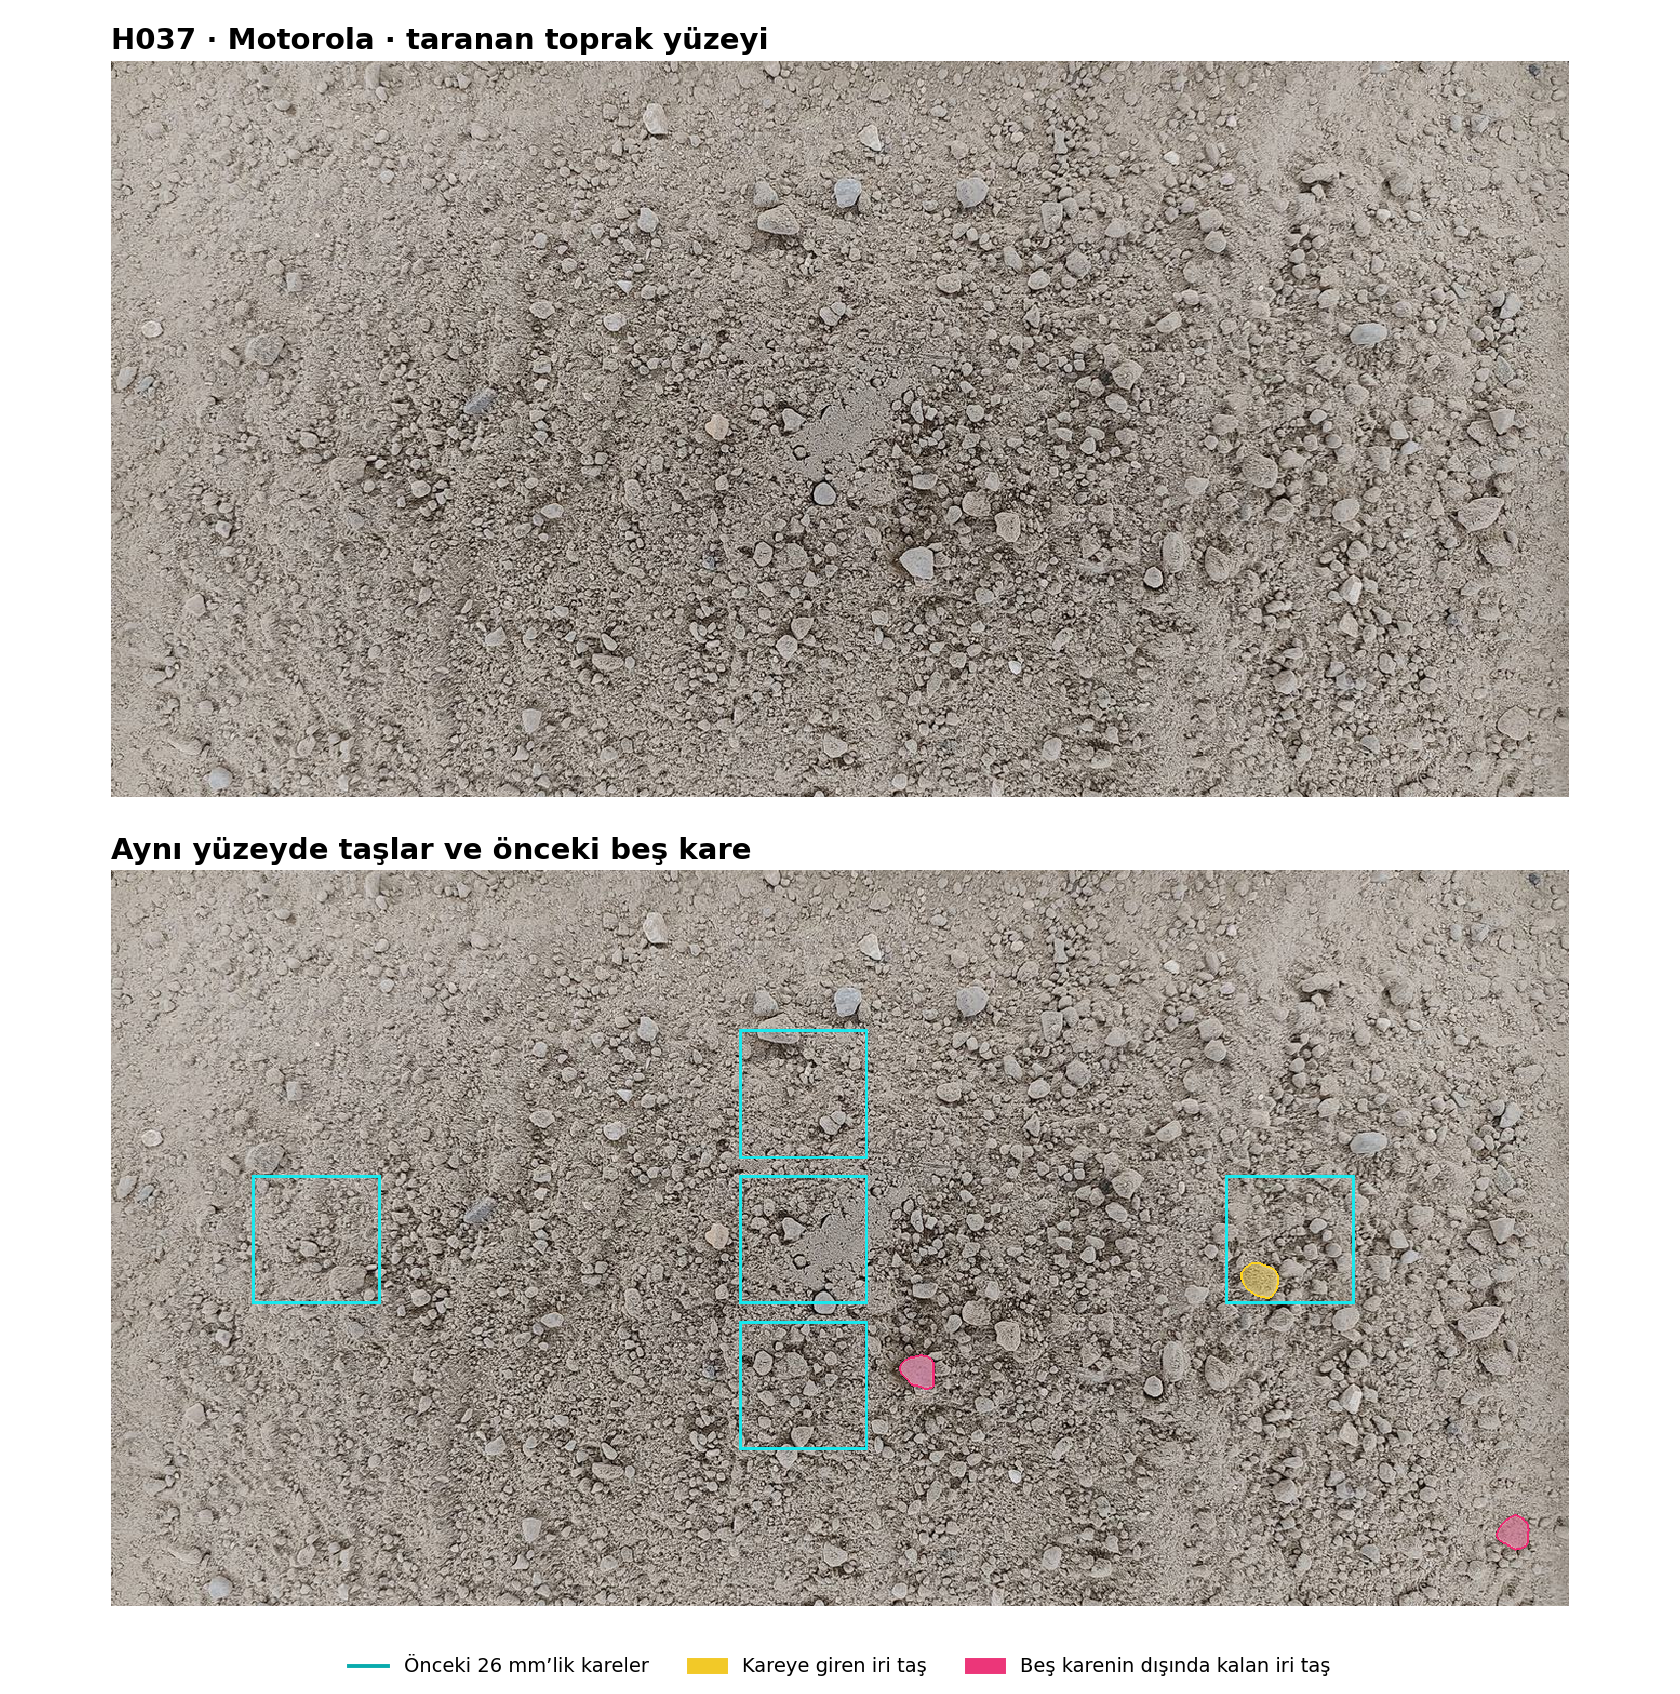

Python code for this plot:
"""H037 ilk Motorola çekiminde tam toprak kadrajı ile eski beş karenin kapsamı."""
import argparse

import numpy as np
import pandas as pd
from PIL import Image, ImageOps
from skimage.measure import regionprops

import iri_tas_kalan_doku as prev

ig = prev.ig
STEM = "h037_tam_yuzey"
ARCHIVE = ig.out / f"{STEM}_maske.npz"


def surface():
    row = prev.photos().loc[prev.H037]
    box = pd.read_csv(ig.out / "dinov2_hiyerarsik_kadrajlar.csv").set_index("file").loc[prev.H037]
    with Image.open(row.path) as image:
        photo = ImageOps.exif_transpose(image).convert("RGB")
    w, h = photo.size
    assert w < h and (h, w) == (box.width, box.height)
    native_box = (w - box.bottom, box.left, w - box.top, box.right)
    ref, base = ig.gsd.PHONES[row.phone]
    ppm = base * max(w, h) / ref
    roi = photo.crop(native_box)
    shape = tuple(round(size * ig.PPM / ppm) for size in roi.size)
    rgb = np.asarray(roi.resize(shape, Image.Resampling.LANCZOS))
    return row, photo, native_box, ppm, rgb


def infer():
    row, _, box, _, rgb = surface()
    model = ig.load_model(prev.near.WEIGHTS)
    print("Full surface (native orientation)", rgb.shape, flush=True)
    mask, *_ = model.eval(rgb, batch_size=1, bsize=256, flow_threshold=.4, cellprob_threshold=0.)
    assert mask.shape == rgb.shape[:2] and mask.min() >= 0 and mask.max() <= 65535
    tmp = ARCHIVE.with_suffix(".tmp.npz")
    np.savez_compressed(tmp, photo_name=row.file, box=box, mask=mask.astype(np.uint16))
    tmp.replace(ARCHIVE)
    print("Full surface saved; instances", mask.max(), flush=True)


def previous_areas(row, photo, box, ppm, shape):
    """Project the archived 234 px patches onto the full surface using pixel centers."""
    w, h = photo.size
    left, top, right, bottom = box
    height, width = shape
    xx = left + (np.arange(width) + .5) * (right-left) / width
    yy = top + (np.arange(height) + .5) * (bottom-top) / height
    patch_side = round(ig.SIDE_MM * ppm)
    squares = np.zeros(shape, dtype=np.uint8)
    old = np.zeros(shape, dtype=np.uint16)
    with np.load(prev.ARCHIVE) as archive:
        patches = archive[row.file]
    next_id = 1
    for idx, ((_, (dx, dy)), patch) in enumerate(zip(prev.fields(row), patches), 1):
        x0 = (w - patch_side) // 2 + round(dx * ppm)
        y0 = (h - patch_side) // 2 + round(dy * ppm)
        px = np.floor((xx - x0) * ig.SIDE / patch_side).astype(int)
        py = np.floor((yy - y0) * ig.SIDE / patch_side).astype(int)
        valid = ((0 <= py) & (py < ig.SIDE))[:, None] & ((0 <= px) & (px < ig.SIDE))[None, :]
        lookup = np.ix_(np.clip(py, 0, ig.SIDE-1), np.clip(px, 0, ig.SIDE-1))
        core = valid & ig.CORE[lookup]
        assert core.any() and not squares[core].any()
        squares[core] = idx
        labels = ig.evaluated(patch)
        projected = labels[lookup]
        for label in np.unique(labels[labels > 0]):
            footprint = valid & (projected == label)
            assert footprint.any() and not old[footprint].any()
            old[footprint] = next_id
            next_id += 1
    return squares, old


def draw(rgb, squares, grains, counts):
    import matplotlib
    matplotlib.use("Agg")
    import matplotlib.pyplot as plt
    from matplotlib.patches import Patch, Rectangle
    from matplotlib.lines import Line2D
    from skimage.segmentation import find_boundaries

    photo = np.rot90(rgb)
    squares = np.rot90(squares)
    grains = np.rot90(grains)
    overlay = photo.copy()
    inside = set(counts.loc[counts.bes_karede, "etiket"])
    for stone in regionprops(grains):
        rr, cc = stone.coords.T
        tone = np.array([248, 207, 46] if stone.label in inside else [235, 56, 124])
        overlay[rr, cc] = (.66 * overlay[rr, cc] + .34 * tone).astype(np.uint8)
    for eligible, color in [(True, [255, 213, 31]), (False, [239, 43, 116])]:
        ids = counts.loc[counts.bes_karede == eligible, "etiket"].to_numpy(dtype=int)
        boundary = find_boundaries(np.where(np.isin(grains, ids), grains, 0), mode="thick")
        overlay[boundary] = color
    fig, axes = plt.subplots(2, 1, figsize=(12, 12.1))
    for ax, frame, title in zip(axes, (photo, overlay),
                                ("H037 · Motorola · taranan toprak yüzeyi", "Aynı yüzeyde taşlar ve önceki beş kare")):
        ax.imshow(frame, interpolation="nearest")
        ax.set_title(title, loc="left", fontsize=15, weight="bold")
        ax.set_axis_off()
    for square in regionprops(squares):
        y0, x0, y1, x1 = square.bbox
        axes[1].add_patch(Rectangle((x0-.5, y0-.5), x1-x0, y1-y0, edgecolor="#16eaef", facecolor="none", lw=1.5))
    styles = [Line2D([], [], color="#09abad", lw=2, label="Önceki 26 mm’lik kareler"),
              Patch(color="#f2c928", label="Kareye giren iri taş"),
              Patch(color="#ec3679", label="Beş karenin dışında kalan iri taş")]
    fig.legend(handles=styles, loc="lower center", ncols=3, frameon=False, fontsize=10)
    fig.subplots_adjust(left=.023, right=.977, top=.964, bottom=.052, hspace=.10)
    fig.savefig(ig.out / f"{STEM}.png", dpi=140, facecolor="white")
    plt.close(fig)


def score():
    row, photo, box, ppm, rgb = surface()
    with np.load(ARCHIVE) as z:
        assert z["photo_name"].item() == row.file and tuple(z["box"]) == box
        raw = z["mask"]
    assert raw.shape == rgb.shape[:2]
    squares, old = previous_areas(row, photo, box, ppm, raw.shape)
    coarse = ig.coarse_labels(raw)
    records = []
    for grain in regionprops(coarse):
        rr, cc = grain.coords.T
        overlap = np.bincount(squares[rr, cc], minlength=6)[1:]
        cy, cx = np.floor(np.asarray(grain.centroid) + .5).astype(int)
        y0, x0, y1, x1 = grain.bbox
        records.append(dict(etiket=grain.label, kisa_eksen_mm=grain.axis_minor_length / ig.PPM,
                            alan_mm2=grain.area / ig.PPM**2, karede_mm2=overlap.sum() / ig.PPM**2,
                            bes_karede=bool(overlap.max() >= ig.PPM**2), merkez_karede=bool(squares[cy, cx]),
                            kadraj_sinirinda=bool(y0 == 0 or x0 == 0 or y1 == raw.shape[0] or x1 == raw.shape[1])))
    counts = pd.DataFrame(records, columns=["etiket", "kisa_eksen_mm", "alan_mm2", "karede_mm2",
                                            "bes_karede", "merkez_karede", "kadraj_sinirinda"])
    counts.to_csv(ig.out / f"{STEM}_taslar.csv", index=False, float_format="%.6f")
    print(counts.to_string(index=False))
    print("ROIs area pct", 100*np.mean(squares > 0), "approx cm2", squares.size / (100*ig.PPM**2))
    print("Within and total coarse area mm2", counts.karede_mm2.sum(), counts.alan_mm2.sum())
    print("Object counts within, total, center within, partial overlap below 1mm2, edge",
          counts.bes_karede.sum(), len(counts), counts.merkez_karede.sum(),
          ((counts.karede_mm2 > 0) & ~counts.bes_karede).sum(), counts.kadraj_sinirinda.sum())
    for oid in np.unique(old[old > 0]):
        old_obj = old == oid
        covered, n = np.unique(raw[old_obj], return_counts=True)
        matches = [(k, n0 / (old_obj.sum() + np.count_nonzero(raw == k) - n0))
                   for k, n0 in zip(covered, n) if k > 0]
        best, iou = max(matches, key=lambda pair: pair[1], default=(0, 0.))
        print("Previous object", oid, "best full raw ID / IoU", best, iou,
              "coarse", bool(best and (coarse == best).any()))
    draw(rgb, squares, coarse, counts)


if __name__ == "__main__":
    parser = argparse.ArgumentParser(description=__doc__)
    parser.add_argument("step", choices=["infer", "score"])
    args = parser.parse_args()
    if args.step == "infer":
        infer()
    else:
        score()
